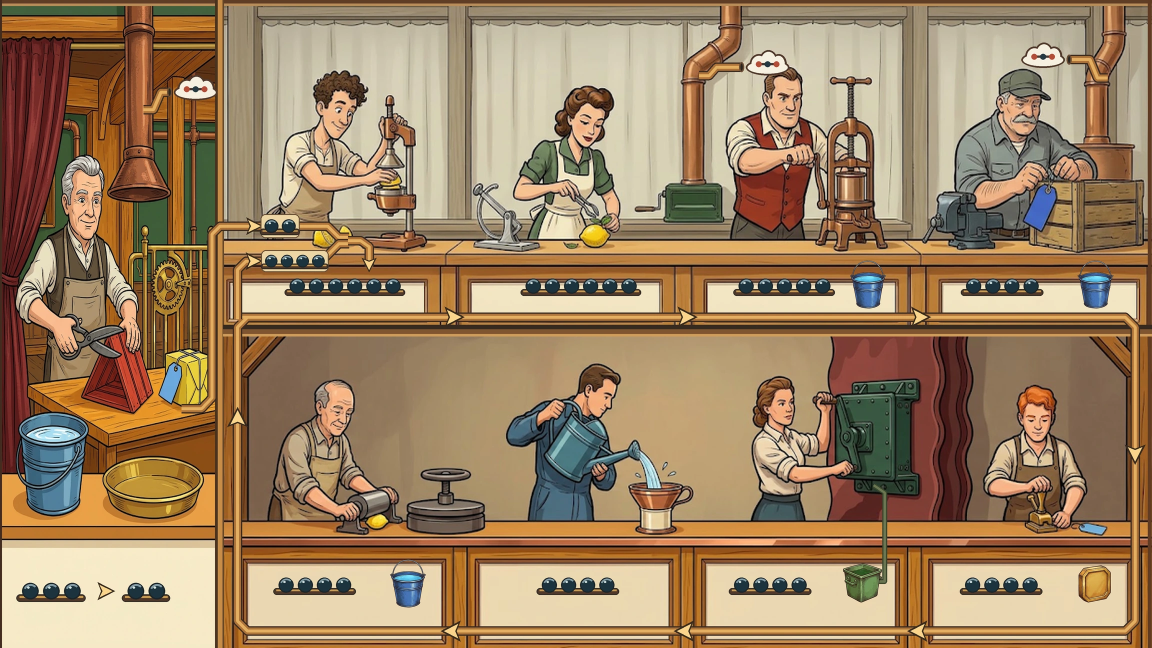
#> input picture tools/prompts/A10_src/L31b_base_1116.webp, 2304 x 1296 px (shown at 1/2 size)
$ python A3x_L22d_pil.py A10_src/L31b_base_1116.webp out.png
#> lines starting #> are read from the running program, lines starting #| are printed output that depends on the picture; after the words box and inside, x2 and y2 are one past the last pixel; in counts of white or black regions, pixels touching at a corner belong together
import sys, numpy as np, cv2
from PIL import Image, ImageDraw, ImageFilter

im = Image.open(sys.argv[1]).convert('RGB')
#> im is the input picture: PIL image 2304x1296 RGB; mean R, G, B 157.1, 129.9, 98.2
a = np.array(im)
base0 = np.array(Image.open('L22d_base0.png').convert('RGB'))
b2 = np.array(Image.open('L22d_b2.png').convert('RGB'))
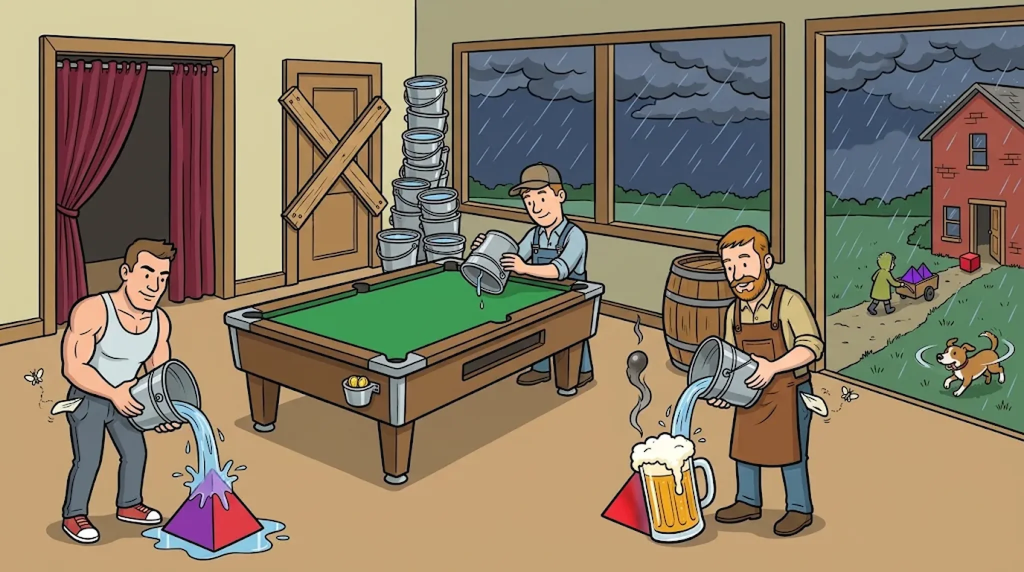
#> input picture tools/prompts/A10_src/L31c_base_1116.webp, 2048 x 1144 px, given in place of L22d_b2.png, which was not available (shown at 1/2 size)
#> b2 is the input picture: shape (1144, 2048, 3); mean R, G, B 140.1, 125.5, 102.6
H, W = a.shape[:2]
#> H = 1296; W = 2304
S = 2

# 1. Fix s11 half-cut brown pellets above the upper filter tank (x=1022..1115, y=395..458)
for y in range(395, 458):
    for x in range(1022, 1115):
        a[y, x] = base0[y, x]

# 2. Erase the cork stopper (x=1085..1104, y=1010..1035) while keeping the original hand (x <= 1084) intact
for y in range(1010, 1035):
    for x in range(1085, 1104):
        t = (x - 1085) / 19.0
        c_left = np.array([212, 200, 188], dtype=np.float32)
        a[y, x] = (c_left * (1 - t) + a[y, 1105].astype(np.float32) * t).astype(np.uint8)
#> a: shape (1296, 2304, 3); 0.02% of pixels changed, all inside (x1, y1, x2, y2) = (1085, 1010, 1104, 1035)

# 3. Erase old vertical pipe stub above y=940 (x=1070..1100, y=865..940) using L22d_b2.png
a[865:939, 1070:1100] = b2[865:939, 1070:1100]
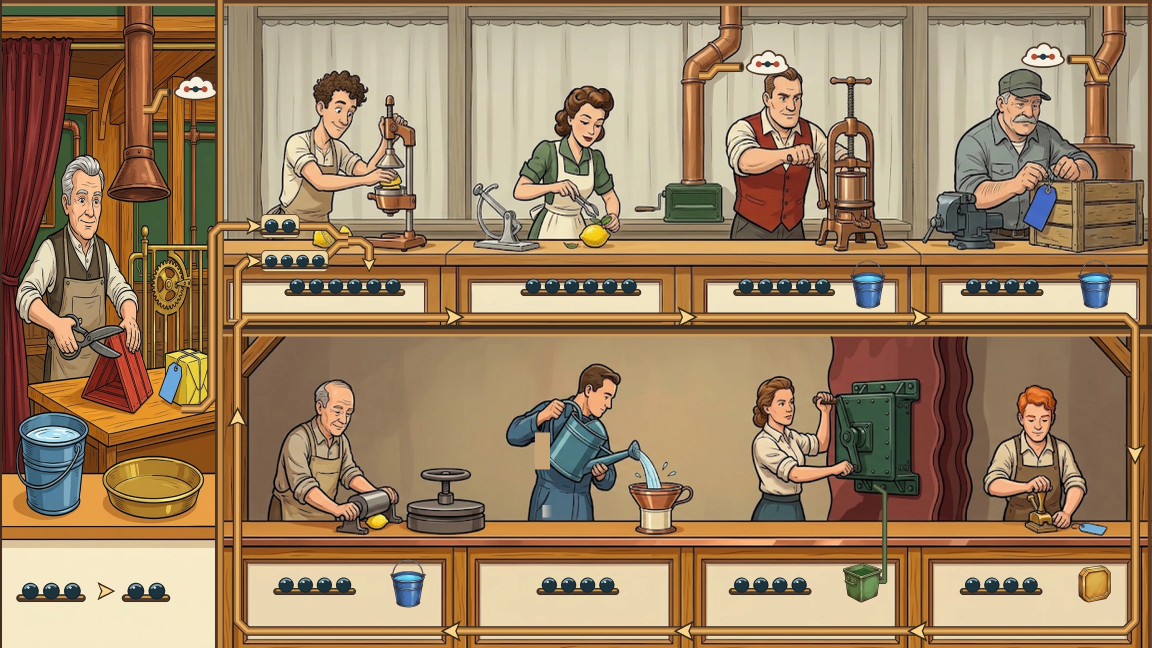
#> a: shape (1296, 2304, 3) (shown at 1/2 size); mean R, G, B 157.2, 130, 98.2

canvas = Image.fromarray(a).resize((W*S, H*S), Image.LANCZOS)
dr = ImageDraw.Draw(canvas, 'RGBA')

# Whole round dark-brown pellets trickling from under the leaf pile into the upper filter tank
pellets = [
    (1122, 412, 6), (1096, 420, 6), (1072, 432, 6),
    (1105, 442, 6), (1084, 452, 6),
]
for px, py, pr in pellets:
    dr.ellipse([(px-pr)*S, (py-pr)*S, (px+pr)*S, (py+pr)*S], fill=(128, 82, 45, 255), outline=(28, 22, 18, 255), width=2*S)

# Anti-aliased flat metallic blue-silver bottle cap held by the fingertips
cap_poly = [(1083*S, 1013*S), (1100*S, 1008*S), (1102*S, 1016*S), (1085*S, 1021*S)]
dr.polygon(cap_poly, fill=(185, 208, 226, 255), outline=(28, 22, 18, 255), width=2*S)

# Clean anti-aliased narrow pipe from cellar ceiling (1085, 944) -> (1085, 905) -> (1012, 905) -> (1012, 435) -> (1042, 355)
pts = [(1085*S, 944*S), (1085*S, 905*S), (1012*S, 905*S), (1012*S, 435*S), (1042*S, 355*S)]
dr.line(pts, fill=(28, 22, 18, 255), width=13*S, joint='curve')
dr.line(pts, fill=(192, 206, 216, 255), width=7*S, joint='curve')
dr.line([(1010*S, 903*S), (1010*S, 436*S)], fill=(232, 242, 248, 255), width=2*S)
dr.ellipse([1034*S, 350*S, 1050*S, 360*S], fill=(160, 175, 185, 255), outline=(28, 22, 18, 255), width=2*S)

# Crisp cartoon steam puffs with subtle dark-gray outline rising into the sky above pipe tip (1042, 350)
puffs = [
    (1042, 336, 9, 12),
    (1046, 314, 13, 15),
    (1038, 288, 17, 19),
    (1046, 256, 21, 22),
    (1040, 222, 24, 23),
]
for cx, cy, rx, ry in puffs:
    dr.ellipse([(cx-rx)*S, (cy-ry)*S, (cx+rx)*S, (cy+ry)*S], fill=(246, 251, 255, 215), outline=(145, 165, 180, 140), width=S)

canvas.resize((W, H), Image.LANCZOS).convert('RGB').save(sys.argv[2])
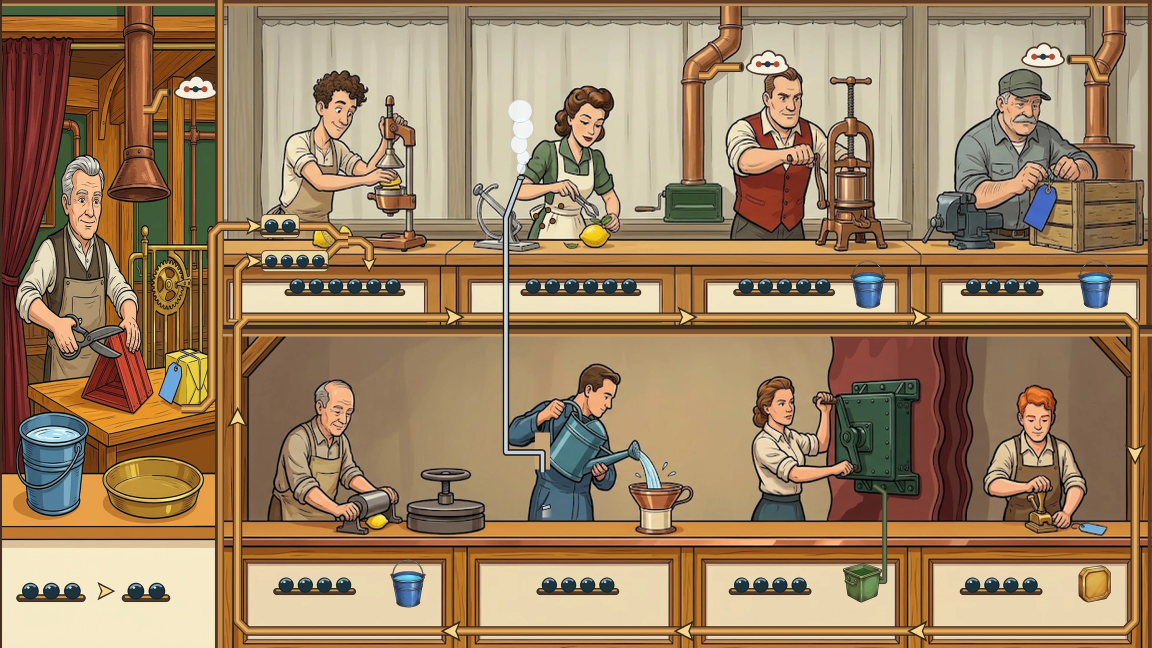
#> saved as out.png: PIL image 2304x1296 RGB (shown at 1/2 size); mean R, G, B 157.1, 130, 98.4
print("saved", sys.argv[2])
